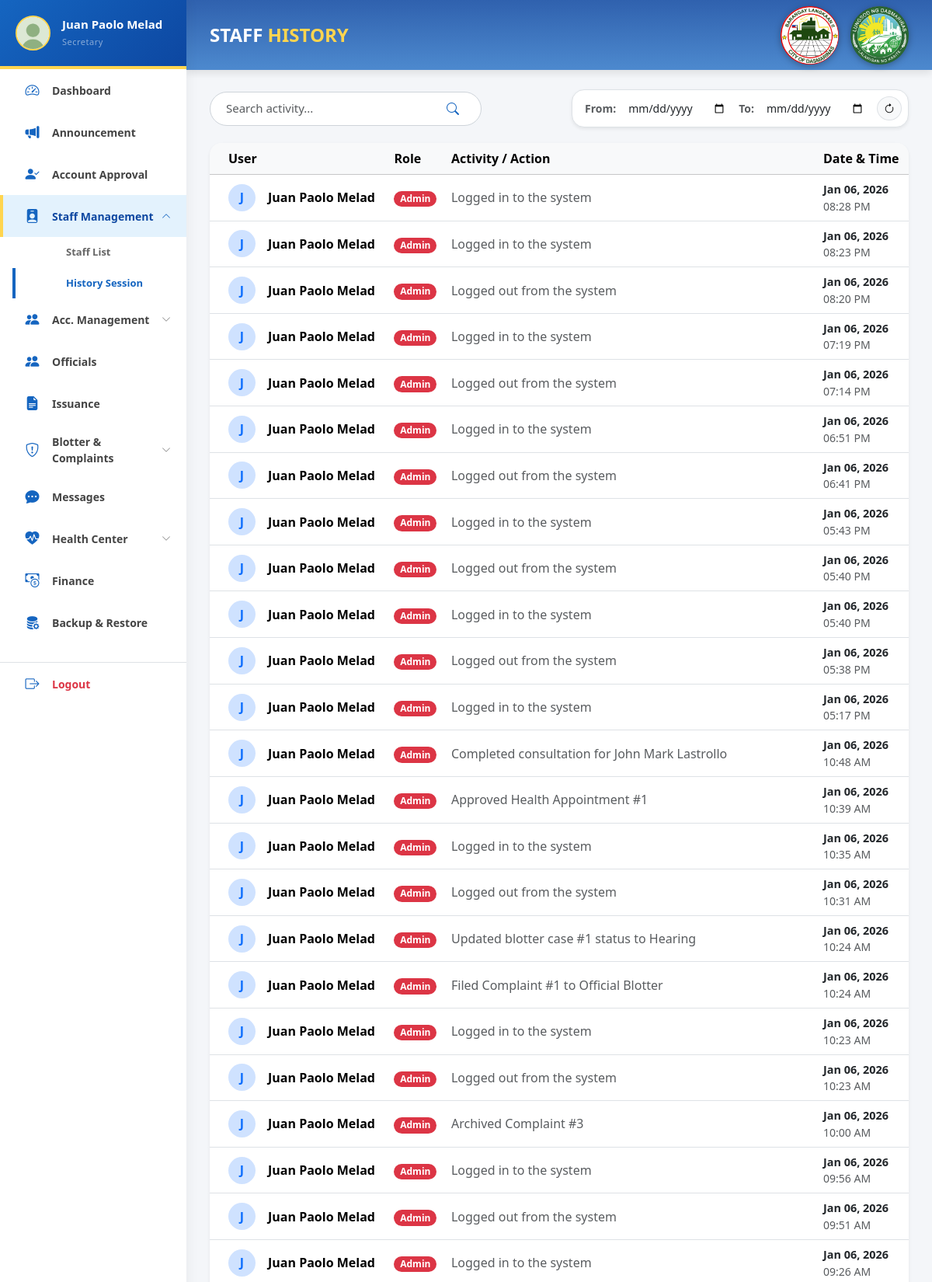
/pages/admin/staff_history.php (signed in, upper part), run on the app's committed database.
### tables this page shows
CREATE TABLE `users` (
  `user_id` int(11) NOT NULL,
  `email` varchar(150) NOT NULL,
  `position` varchar(100) DEFAULT NULL,
  `password` varchar(255) NOT NULL,
  `first_name` varchar(100) NOT NULL,
  `last_name` varchar(100) NOT NULL,
  `role` enum('Admin','Staff','Resident') NOT NULL DEFAULT 'Resident',
  `status` enum('Active','Inactive','Pending','Rejected') NOT NULL DEFAULT 'Pending',
  `created_at` timestamp NOT NULL DEFAULT current_timestamp()
);

CREATE TABLE `history_logs` (
  `log_id` int(11) NOT NULL,
  `user_id` int(11) DEFAULT NULL,
  `action` varchar(255) NOT NULL,
  `timestamp` datetime DEFAULT current_timestamp()
);

### pages/admin/staff_history.php (the view, shortened to what this page needs)
<?php
require_once '../../backend/db_connect.php';
try {
    $stmt = $conn->prepare("
        SELECT h.*, u.first_name, u.last_name, u.role
        FROM history_logs h
        JOIN users u ON h.user_id = u.user_id
        WHERE u.role IN ('Admin', 'Staff')
        ORDER BY h.timestamp DESC
    ");
    $stmt->execute();
    $logs = $stmt->fetchAll(PDO::FETCH_ASSOC);
} catch (PDOException $e) {
    $logs = [];
}
?>
<!DOCTYPE html>
<html lang="en">
<head>
    <link href="../../css/bootstrap.min.css" rel="stylesheet">
    <link rel="stylesheet" href="https://cdn.jsdelivr.net/npm/bootstrap-icons@1.11.1/font/bootstrap-icons.css">
    <link rel="stylesheet" href="../../css/admin.css">
    <link rel="stylesheet" href="../../css/sidebar.css" />
</head>
<body>
    <?php include '../../includes/sidebar.php'; ?>
    <div id="main-content">
        <div class="header">
            <h1 class="header-title">STAFF <span class="green">HISTORY</span></h1>
            <div class="header-logos">
                <img src="../../assets/img/Langkaan 2 Logo-modified.png">
                <img src="../../assets/img/dasma logo-modified.png">
            </div>
        </div>
        <div class="content">
            <div class="d-flex justify-content-between align-items-center mb-4 flex-wrap gap-3">
                <div class="search-box">
                    <input type="text" id="logSearch" placeholder="Search activity..." class="form-control shadow-sm" style="border-radius: 20px; width: 300px;">
                    <button type="button"><i class="bi bi-search"></i></button>
                </div>
                <div class="d-flex align-items-center gap-2 bg-white p-2 rounded-4 shadow-sm border">
                    <span class="small fw-bold text-muted ps-2">From:</span>
                    <input type="date" id="startDate" class="form-control form-control-sm border-0">
                    <span class="small fw-bold text-muted">To:</span>
                    <input type="date" id="endDate" class="form-control form-control-sm border-0">
                    <button class="btn btn-light btn-sm rounded-circle border" id="resetFilters" title="Reset Filters">
                        <i class="bi bi-arrow-clockwise"></i>
                    </button>
                </div>
            </div>
            <div class="card shadow-sm border-0 rounded-4 overflow-hidden">
                <div class="card-body p-0">
                    <div class="table-responsive">
                        <table class="table table-hover align-middle mb-0">
                            <thead class="table-light">
                                <tr>
                                    <th class="ps-4">User</th>
                                    <th>Role</th>
                                    <th>Activity / Action</th>
                                    <th>Date & Time</th>
                                </tr>
                            </thead>
                            <tbody id="logsTable">
                                <?php if(empty($logs)): ?>
                                    <tr class="no-logs"><td colspan="4" class="text-center py-4 text-muted">No activity logs found.</td></tr>
                                <?php else: ?>
                                    <?php foreach ($logs as $log): ?>
                                    <tr class="log-row" data-date="<?= date("Y-m-d", strtotime($log['timestamp'])) ?>">
                                        <td class="ps-4 fw-bold">
                                            <div class="d-flex align-items-center">
                                                <div class="bg-primary-subtle text-primary rounded-circle d-flex align-items-center justify-content-center fw-bold me-3" style="width: 35px; height: 35px;">
                                                    <?= strtoupper(substr($log['first_name'], 0, 1)) ?>
                                                </div>
                                                <?= htmlspecialchars($log['first_name'] . ' ' . $log['last_name']) ?>
                                            </div>
                                        </td>
                                        <td>
                                            <?php
                                                $badgeClass = ($log['role'] == 'Admin') ? 'text-bg-danger' : 'text-bg-info';
                                            ?>
                                            <span class="badge rounded-pill <?= $badgeClass ?>"><?= htmlspecialchars($log['role']) ?></span>
                                        </td>
                                        <td class="text-muted"><?= htmlspecialchars($log['action']) ?></td>
                                        <td>
                                            <div class="fw-bold text-dark" style="font-size: 0.9rem;">
                                                <?= date("M d, Y", strtotime($log['timestamp'])) ?>
                                            </div>
                                            <div class="small text-muted">
                                                <?= date("h:i A", strtotime($log['timestamp'])) ?>
                                            </div>
                                        </td>
                                    </tr>
                                    <?php endforeach; ?>
                                <?php endif; ?>
                            </tbody>
                        </table>
                    </div>
                </div>
            </div>
        </div>
    </div>
</body>
</html>

### includes/sidebar.php (shortened to what this page needs)
<?php
$current_page = basename($_SERVER['PHP_SELF']);
$staff_pages    = ['staff_list.php', 'staff_history.php', 'staff_add.php'];
$account_pages  = ['resident_list.php', 'resident_history.php', 'resident_archive.php'];
$issuance_pages = ['manage_issuances.php', 'admin_issuance.php', 'admin_print.php', 'admin_issuance_archive.php'];
$blotter_pages  = ['admin_rec_blotter.php', 'admin_rec_complaints.php', 'admin_rec_blotter_archive.php', 'admin_rec_complaints_archive.php'];
$health_pages   = ['health_dashboard.php', 'patient_records.php'];
$is_staff_active    = in_array($current_page, $staff_pages);
$is_account_active  = in_array($current_page, $account_pages);
$is_issuance_active = in_array($current_page, $issuance_pages);
$is_blotter_active  = in_array($current_page, $blotter_pages);
$is_health_active   = in_array($current_page, $health_pages);
if (isset($_SESSION['user_id'])) {
    if (!isset($admin_user)) {
        if (isset($conn)) {
            $uid = $_SESSION['user_id'];
            $stmtSide = $conn->prepare("SELECT first_name, last_name, position FROM users WHERE user_id = :uid");
            $stmtSide->execute([':uid' => $uid]);
            $resSide = $stmtSide->fetch(PDO::FETCH_ASSOC);
        } else {
            $resSide = null;
        }
    } else {
        $resSide = $admin_user;
    }
    $sideName = ($resSide) ? $resSide['first_name'] . " " . $resSide['last_name'] : "Admin";
    $sidePos  = ($resSide) ? $resSide['position'] : "Administrator";
    $sideImg  = "../../assets/img/profile.jpg";
} else {
    $sideName = "Admin User";
    $sidePos  = "System Admin";
    $sideImg  = "../../assets/img/profile.jpg";
}
?>
<nav id="sidebar">
    <div class="sidebar-header position-relative">
        <div class="admin-profile-img">
            <img src="<?= htmlspecialchars($sideImg) ?>" alt="Admin" style="object-fit: cover;">
        </div>
        <div class="profile-info">
            <h6 class="mb-0 fw-bold text-white"><?= htmlspecialchars($sideName) ?></h6>
            <span class="text-white-50 small"><?= htmlspecialchars($sidePos) ?></span>
        </div>
    </div>
    <div class="sidebar-sticky">
        <ul class="nav flex-column" id="accordionSidebar">
            <li class="nav-item">
                <a class="nav-link <?= $current_page == 'admin_dashboard.php' ? 'active' : '' ?>" href="admin_dashboard.php">
                    <i class="bi bi-speedometer2 me-2"></i> Dashboard
                </a>
            </li>
            <li class="nav-item">
                <a class="nav-link <?= $current_page == 'admin_announcement.php' ? 'active' : '' ?>" href="admin_announcement.php">
                    <i class="bi bi-megaphone-fill me-2"></i> Announcement
                </a>
            </li>
            <li class="nav-item">
                <a class="nav-link <?= $current_page == 'account_approval.php' ? 'active' : '' ?>" href="account_approval.php">
                    <i class="bi bi-person-check-fill me-2"></i> Account Approval
                </a>
            </li>
            <li class="nav-item">
                <a class="nav-link d-flex justify-content-between align-items-center <?= $is_staff_active ? 'active' : 'collapsed' ?>"
                   data-bs-toggle="collapse"
                   href="#staffSubmenu"
                   role="button"
                   aria-expanded="<?= $is_staff_active ? 'true' : 'false' ?>"
                   aria-controls="staffSubmenu">
                    <div><i class="bi bi-person-badge-fill me-2"></i> Staff Management</div>
                    <i class="bi bi-chevron-down small"></i>
                </a>
                <div class="collapse <?= $is_staff_active ? 'show' : '' ?>" id="staffSubmenu" data-bs-parent="#accordionSidebar">
                    <ul class="nav flex-column ms-3 submenu">
                        <li><a class="nav-link small <?= $current_page == 'staff_list.php' ? 'active' : '' ?>" href="staff_list.php">Staff List</a></li>
                        <li><a class="nav-link small <?= $current_page == 'staff_history.php' ? 'active' : '' ?>" href="staff_history.php">History Session</a></li>
                    </ul>
                </div>
            </li>
            <li class="nav-item">
                <a class="nav-link d-flex justify-content-between align-items-center <?= $is_account_active ? 'active' : 'collapsed' ?>"
                   data-bs-toggle="collapse"
                   href="#accountSubmenu"
                   role="button"
                   aria-expanded="<?= $is_account_active ? 'true' : 'false' ?>"
                   aria-controls="accountSubmenu">
                    <div><i class="bi bi-people-fill me-2"></i> Acc. Management</div>
                    <i class="bi bi-chevron-down small"></i>
                </a>
            </li>
            <li class="nav-item">
                <a class="nav-link <?= $current_page == 'admin_officials.php' ? 'active' : '' ?>" href="admin_officials.php">
                    <i class="bi bi-people-fill me-2"></i> Officials
                </a>
            </li>
            <li class="nav-item">
                <a class="nav-link <?= $is_issuance_active ? 'active' : '' ?>" href="manage_issuances.php">
                    <i class="bi bi-file-earmark-text-fill me-2"></i> Issuance
                </a>
            </li>
            <li class="nav-item">
                <a class="nav-link d-flex justify-content-between align-items-center <?= $is_blotter_active ? 'active' : 'collapsed' ?>"
                   data-bs-toggle="collapse"
                   href="#blotterSubmenu"
                   role="button"
                   aria-expanded="<?= $is_blotter_active ? 'true' : 'false' ?>"
                   aria-controls="blotterSubmenu">
                    <div><i class="bi bi-shield-exclamation me-2"></i> Blotter & Complaints</div>
                    <i class="bi bi-chevron-down small"></i>
                </a>
            </li>
            <li class="nav-item">
                <a class="nav-link <?= $current_page == 'admin_messages.php' ? 'active' : '' ?>" href="admin_messages.php">
                    <i class="bi bi-chat-dots-fill me-2"></i> Messages
                </a>
            </li>
            <li class="nav-item">
                <a class="nav-link d-flex justify-content-between align-items-center <?= $is_health_active ? 'active' : 'collapsed' ?>"
                   data-bs-toggle="collapse"
                   href="#healthSubmenu"
                   role="button"
                   aria-expanded="<?= $is_health_active ? 'true' : 'false' ?>"
                   aria-controls="healthSubmenu">
                    <div><i class="bi bi-heart-pulse-fill me-2"></i> Health Center</div>
                    <i class="bi bi-chevron-down small"></i>
                </a>
            </li>
            <li class="nav-item">
                <a class="nav-link <?= $current_page == 'finance_management.php' ? 'active' : '' ?>" href="finance_management.php">
                    <i class="bi bi-cash-coin me-2"></i> Finance
                </a>
            </li>
            <li class="nav-item">
                <a class="nav-link <?= $current_page == 'admin_backup.php' ? 'active' : '' ?>" href="admin_backup.php">
                    <i class="bi bi-database-fill-gear me-2"></i> Backup & Restore
                </a>
            </li>
            <li class="nav-item mt-4 border-top">
                <a class="nav-link text-danger fw-bold" href="#" data-bs-toggle="modal" data-bs-target="#logoutModal">
                    <i class="bi bi-box-arrow-right me-2"></i> Logout
                </a>
            </li>
        </ul>
    </div>
</nav>

### data on the page
users: sideName "Juan Paolo Melad", position "Secretary"
history_logs: user.first_name "J", user.last_name "Juan Paolo Melad", user.role "Admin", action "Logged in to the system", timestamp "Jan 06, 2026", timestamp "08:28 PM"
history_logs: user.first_name "J", user.last_name "Juan Paolo Melad", user.role "Admin", action "Logged in to the system", timestamp "Jan 06, 2026", timestamp "08:23 PM"
history_logs: user.first_name "J", user.last_name "Juan Paolo Melad", user.role "Admin", action "Logged out from the system", timestamp "Jan 06, 2026", timestamp "08:20 PM"
history_logs: user.first_name "J", user.last_name "Juan Paolo Melad", user.role "Admin", action "Logged in to the system", timestamp "Jan 06, 2026", timestamp "07:19 PM"
history_logs: user.first_name "J", user.last_name "Juan Paolo Melad", user.role "Admin", action "Logged out from the system", timestamp "Jan 06, 2026", timestamp "07:14 PM"
history_logs: user.first_name "J", user.last_name "Juan Paolo Melad", user.role "Admin", action "Logged in to the system", timestamp "Jan 06, 2026", timestamp "06:51 PM"
history_logs: user.first_name "J", user.last_name "Juan Paolo Melad", user.role "Admin", action "Logged out from the system", timestamp "Jan 06, 2026", timestamp "06:41 PM"
history_logs: user.first_name "J", user.last_name "Juan Paolo Melad", user.role "Admin", action "Logged in to the system", timestamp "Jan 06, 2026", timestamp "05:43 PM"
history_logs: user.first_name "J", user.last_name "Juan Paolo Melad", user.role "Admin", action "Logged out from the system", timestamp "Jan 06, 2026", timestamp "05:40 PM"
history_logs: user.first_name "J", user.last_name "Juan Paolo Melad", user.role "Admin", action "Logged in to the system", timestamp "Jan 06, 2026", timestamp "05:40 PM"
history_logs: user.first_name "J", user.last_name "Juan Paolo Melad", user.role "Admin", action "Logged out from the system", timestamp "Jan 06, 2026", timestamp "05:38 PM"
history_logs: user.first_name "J", user.last_name "Juan Paolo Melad", user.role "Admin", action "Logged in to the system", timestamp "Jan 06, 2026", timestamp "05:17 PM"
history_logs: user.first_name "J", user.last_name "Juan Paolo Melad", user.role "Admin", action "Completed consultation for John Mark Lastrollo", timestamp "Jan 06, 2026", timestamp "10:48 AM"
history_logs: user.first_name "J", user.last_name "Juan Paolo Melad", user.role "Admin", action "Approved Health Appointment #1", timestamp "Jan 06, 2026", timestamp "10:39 AM"
history_logs: user.first_name "J", user.last_name "Juan Paolo Melad", user.role "Admin", action "Logged in to the system", timestamp "Jan 06, 2026", timestamp "10:35 AM"
history_logs: user.first_name "J", user.last_name "Juan Paolo Melad", user.role "Admin", action "Logged out from the system", timestamp "Jan 06, 2026", timestamp "10:31 AM"
history_logs: user.first_name "J", user.last_name "Juan Paolo Melad", user.role "Admin", action "Updated blotter case #1 status to Hearing", timestamp "Jan 06, 2026", timestamp "10:24 AM"
history_logs: user.first_name "J", user.last_name "Juan Paolo Melad", user.role "Admin", action "Filed Complaint #1 to Official Blotter", timestamp "Jan 06, 2026", timestamp "10:24 AM"
history_logs: user.first_name "J", user.last_name "Juan Paolo Melad", user.role "Admin", action "Logged in to the system", timestamp "Jan 06, 2026", timestamp "10:23 AM"
history_logs: user.first_name "J", user.last_name "Juan Paolo Melad", user.role "Admin", action "Logged out from the system", timestamp "Jan 06, 2026", timestamp "10:23 AM"
history_logs: user.first_name "J", user.last_name "Juan Paolo Melad", user.role "Admin", action "Archived Complaint #3", timestamp "Jan 06, 2026", timestamp "10:00 AM"
history_logs: user.first_name "J", user.last_name "Juan Paolo Melad", user.role "Admin", action "Logged in to the system", timestamp "Jan 06, 2026", timestamp "09:56 AM"
history_logs: user.first_name "J", user.last_name "Juan Paolo Melad", user.role "Admin", action "Logged out from the system", timestamp "Jan 06, 2026", timestamp "09:51 AM"
history_logs: user.first_name "J", user.last_name "Juan Paolo Melad", user.role "Admin", action "Logged in to the system", timestamp "Jan 06, 2026", timestamp "09:26 AM"
